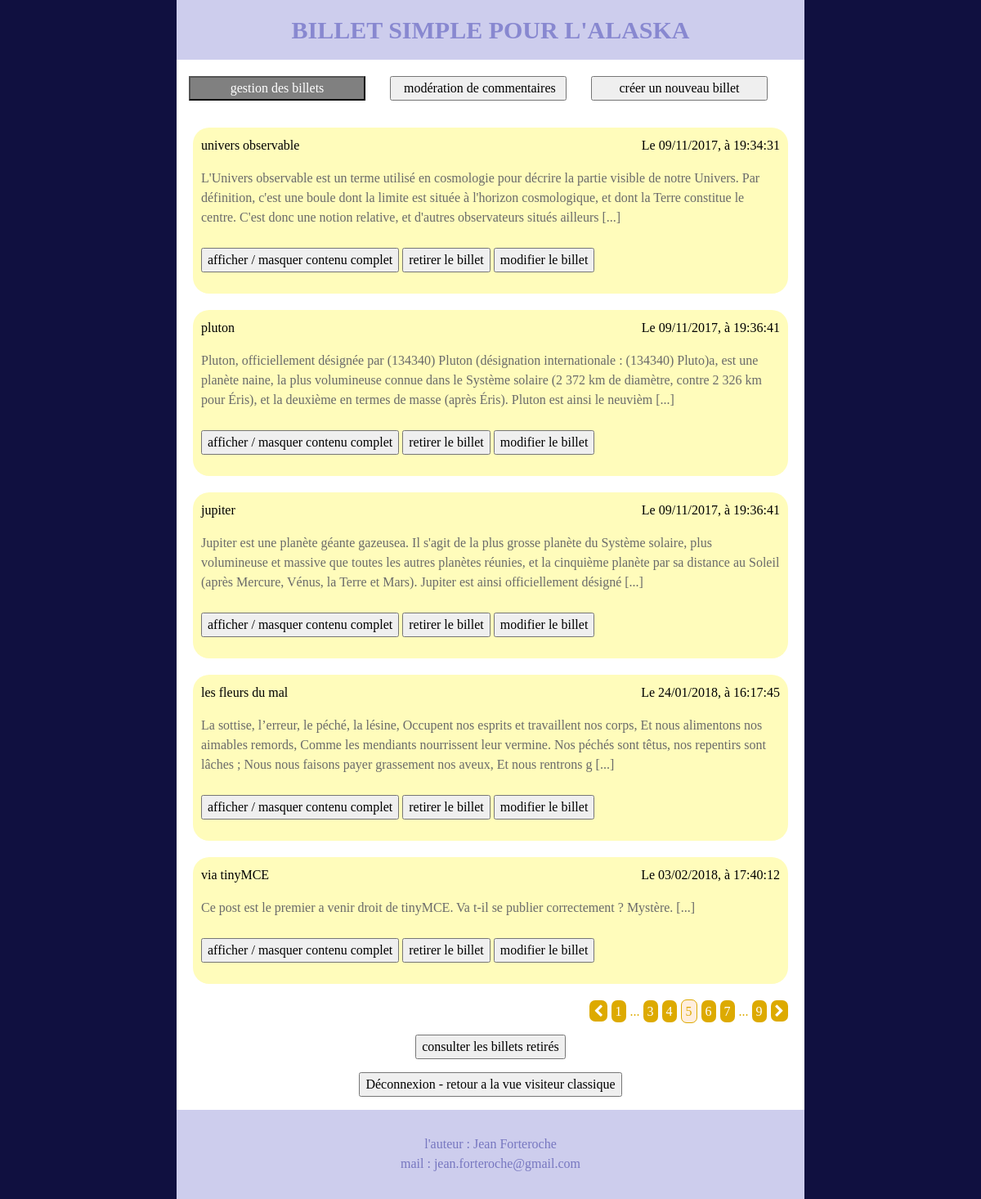
Screenshot of /index.php?page=5 (signed in) with the database file from the repository.
### tables this page shows
CREATE TABLE `Post` (
  `title` varchar(100) NOT NULL,
  `dateTimePub` datetime NOT NULL DEFAULT CURRENT_TIMESTAMP COMMENT 'date et heure de publication, possible preparer a l''avance',
  `dateTimeExp` datetime DEFAULT NULL COMMENT 'date et heure d''expiration, par defaut null : n''expire pas',
  `content` text NOT NULL,
  `removed` tinyint(1) NOT NULL DEFAULT '0'
);

### controler/adminControler.php (called while the page is built, shortened)
<?php
    require_once('model/Post.php');
?>
<?php
    class AdminControler
    {
        private $_adminPostManager;
        public function __construct()
        {
            $this->_adminPostManager = new PostManager();
        }
        public function postsManagment()
        {
            try
            {
                $indiceBegining = 5 * ((int) strip_tags($_GET['page']) - 1);
                $postsPerPages = 5;
                $indexPost = $indiceBegining;
                $postsLeft = $postsPerPages;
                $allPosts = $this->_adminPostManager->getAllPostsExceptExpiry();
                $page = 1+ceil($indiceBegining / $postsPerPages);
                require_once $_SERVER['DOCUMENT_ROOT'] . '/view/adminHeaderMenuView.php';
                require_once $_SERVER['DOCUMENT_ROOT'] . '/view/postsManagmentView.php';
                require_once $_SERVER['DOCUMENT_ROOT'] . '/view/adminFooterDeconnexionView.php';
                require_once $_SERVER['DOCUMENT_ROOT'] . '/view/template.php';
            }
            catch (Exception $e)
            {
                echo '<p>erreur : ' . $e->getMessage() ; '</p>';
            }
        }
    }

### model/Model.php (called while the page is built, shortened)
<?php
    class Model
    {
        public function __construct()
        {
            $this->_DB = new PDO('mysql:host=localhost:8889;dbname=ecrivain;charset=utf8', 'root', 'root', array(PDO::ATTR_ERRMODE => PDO::ERRMODE_EXCEPTION));
        }
    }

### model/Post.php (called while the page is built, shortened)
<?php
    require_once 'Model.php';
    class PostManager extends Model
    {
        public function getAllPostsExceptExpiry()
        {
            $allPosts = [];
            $query = $this->_DB->query('SELECT title, dateTimePub, dateTimeExp, content, removed FROM Post ORDER BY dateTimePub');
            $i = 0;
            while($onePostFromSQL = $query->fetch(PDO::FETCH_ASSOC))
            {
                if ((! $onePostFromSQL['removed']) && (date('Y-m-d H:i:s') < $onePostFromSQL['dateTimeExp'] || $onePostFromSQL['dateTimeExp'] == NULL) && (date('Y-m-d H:i:s') > $onePostFromSQL['dateTimePub']))
                {
                    $dateTimePub = $onePostFromSQL['dateTimePub'];
                    $yearPub = '' . substr($dateTimePub, 0, 4);
                    $mounthPub = '' . substr($dateTimePub, 5, 2);
                    $dayPub = '' . substr($dateTimePub, 8, 2);
                    $datePub = $dayPub . '/' . $mounthPub . '/' . $yearPub;
                    $timePub = '' . substr($dateTimePub, 11, 8);
                    $dateTimePub = $datePub . ', à ' . $timePub;
                    $allPosts[$i]['title'] = $onePostFromSQL['title'];
                    $allPosts[$i]['titleForLink'] = str_replace(' ', '_', $onePostFromSQL['title']);
                    $allPosts[$i]['dateTime'] = $dateTimePub;
                    $allPosts[$i]['content'] = $onePostFromSQL['content'];
                    $allPosts[$i]['contentBegin'] = mb_substr($onePostFromSQL['content'], 0, 300);
                    $i++;
                }
            }
            return $allPosts;
        }
    }

### index.php (called while the page is built, shortened)
<?php
    try
    {
        require_once('controler/adminControler.php');
    }
    catch (Exception $e)
    {
        echo '<p>erreur : ' . $e->getMessage() ; '</p>';
    }
    $router = new Router();
    $router->rout();

### view/postsManagmentView.php (the view, shortened to what this page needs)
<?php
    while ($postsLeft>0 AND $indexPost<count($allPosts))
    {
?>
        <article class="col-xxl-6 col-xl-12 col-sm-12">
            <div class="bulle" href="../index.php?title=<?= $allPosts[$indexPost]['titleForLink'] ?>&amp;action=onePost">
                <p>
                    <?= str_replace("'", "\'", $allPosts[$indexPost]['title']) ?><span class="float-right">Le <?= $allPosts[$indexPost]['dateTime'] ?></span>
                </p>
                <p class="dernier">
                    <?= strip_tags($allPosts[$indexPost]['contentBegin']) ?> [...]
                </p>
                <p>
                    <button onclick="hideOrShow('<?= $allPosts[$indexPost]['title'] ?>')">afficher / masquer contenu complet</button>
                    <button onclick="removePost('<?= $allPosts[$indexPost]['title'] ?>', <?= $page ?>)">retirer le billet</button>
                    <button onclick="modifyPost('<?= $allPosts[$indexPost]['title'] ?>')">modifier le billet</button>
                </p>
            </div>
        </article>
<?php
        $postsLeft--;
        $indexPost++;
    }
?>
<article class="col-xxl-12 col-xl-12 col-sm-12 navPages">
    <p>
    <?php
        if ($page > 1)
        {
            echo '<a class="fa fa-chevron-left" href="index.php?page=' . ($page-1) . '"></a>';
        }
        if ($page > 3)
        {
            echo '<a href="index.php?page=1">1</a>';
        }
        if ($page > 4)
        {
            echo '... ';
        }
        for ($j=($page-2) ; $j<($page+3) ; $j++)
        {
            if ($j>0 AND $j==$page)
            {
                echo '<span class="pageActuelle">' . $j . '</span>';
            }
            elseif ($j>0 AND ($postsPerPages*($j-1))<count($allPosts))
            {
                echo '<a href="index.php?page=' . $j . '">' . $j . '</a>';
            }
        }
        $pageMax = ceil(count($allPosts)/$postsPerPages);
        if ($page < $pageMax-3)
        {
            echo '... ';
        }
        if ($page < $pageMax-2)
        {
            echo '<a href="index.php?page=' . $pageMax . '">' . $pageMax . '</a>';
        }
        if ($indexPost < count($allPosts))
        {
            echo '<a href="index.php?page=' . ($page+1) . '" class="fa fa-chevron-right"></a>';
        }
    ?>
    </p>
</article>
<article class="col-xxl-6 col-xl-12 col-sm-12">
    <p class="centrer">
        <button onclick="showAllDeletedPosts()">consulter les billets retirés</button>
    </p>
</article>

### public/myChanges.css (style rules this page uses)
.navPages { text-align : right; color : #da0; }
.navPages > p > * { color : white; background : #da0; padding : 5px; border-radius : 7px; margin-right : 5px; }
.pageActuelle { background : #fed !important; border : 1px solid #da0; color : #da0 !important; }
.dernier { margin-bottom : 25px; color : #6a6a6a; }
.bulle { display : block; margin :5px; margin-top : 0px; margin-bottom : 20px; border-radius : 20px; padding : 10px; background : #fffcbb; color : black; }
body { font-family : "Times New Roman"; background : #101040; word-wrap : break-word; }
.centrer { text-align : center; }

### rows the page displays
post: title "pluton", dateTime "09/11/2017, à 19:36:41", contentBegin "Pluton, officiellement désignée par (134340) Pluton (désignation internationale : (134340) Pluto)a, est une planète naine, la plus volumineuse connue dans le Système solaire (2 372 km de diamètre, contre 2 326 km pour Éris), et la deuxième en termes de masse (après Éris). Pluton est ainsi le neuvièm"
post: title "jupiter", dateTime "09/11/2017, à 19:36:41", contentBegin "Jupiter est une planète géante gazeusea. Il s'agit de la plus grosse planète du Système solaire, plus volumineuse et massive que toutes les autres planètes réunies, et la cinquième planète par sa distance au Soleil (après Mercure, Vénus, la Terre et Mars). Jupiter est ainsi officiellement désigné"

### other values shown
str_replace("'", "\'", $allPosts[$indexPost]['title']) "univers observable"
$allPosts[$indexPost]['dateTime'] "09/11/2017, à 19:34:31"
str_replace("'", "\'", $allPosts[$indexPost]['title']) "les fleurs du mal"
$allPosts[$indexPost]['dateTime'] "24/01/2018, à 16:17:45"
str_replace("'", "\'", $allPosts[$indexPost]['title']) "via tinyMCE"
$allPosts[$indexPost]['dateTime'] "03/02/2018, à 17:40:12"
strip_tags($allPosts[$indexPost]['contentBegin']) "Ce post est le premier a venir droit de tinyMCE. Va t-il se publier correctement ? Mystère."
$pageMax "9"
